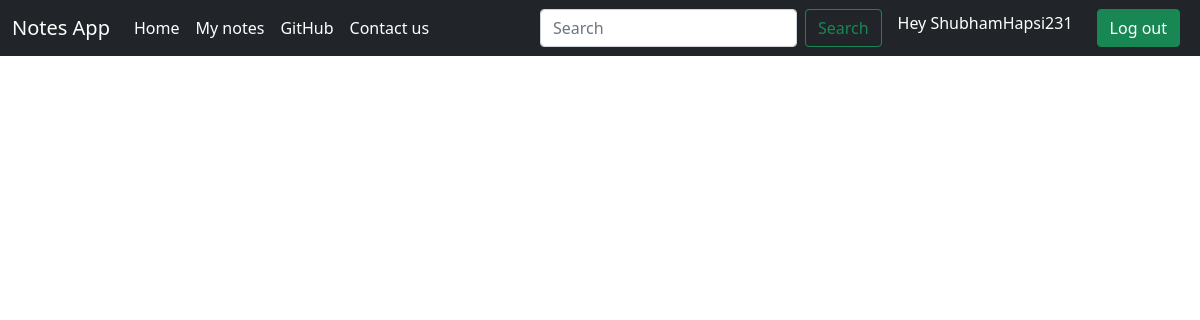
Before: /notes/ (signed in) with the older database file.
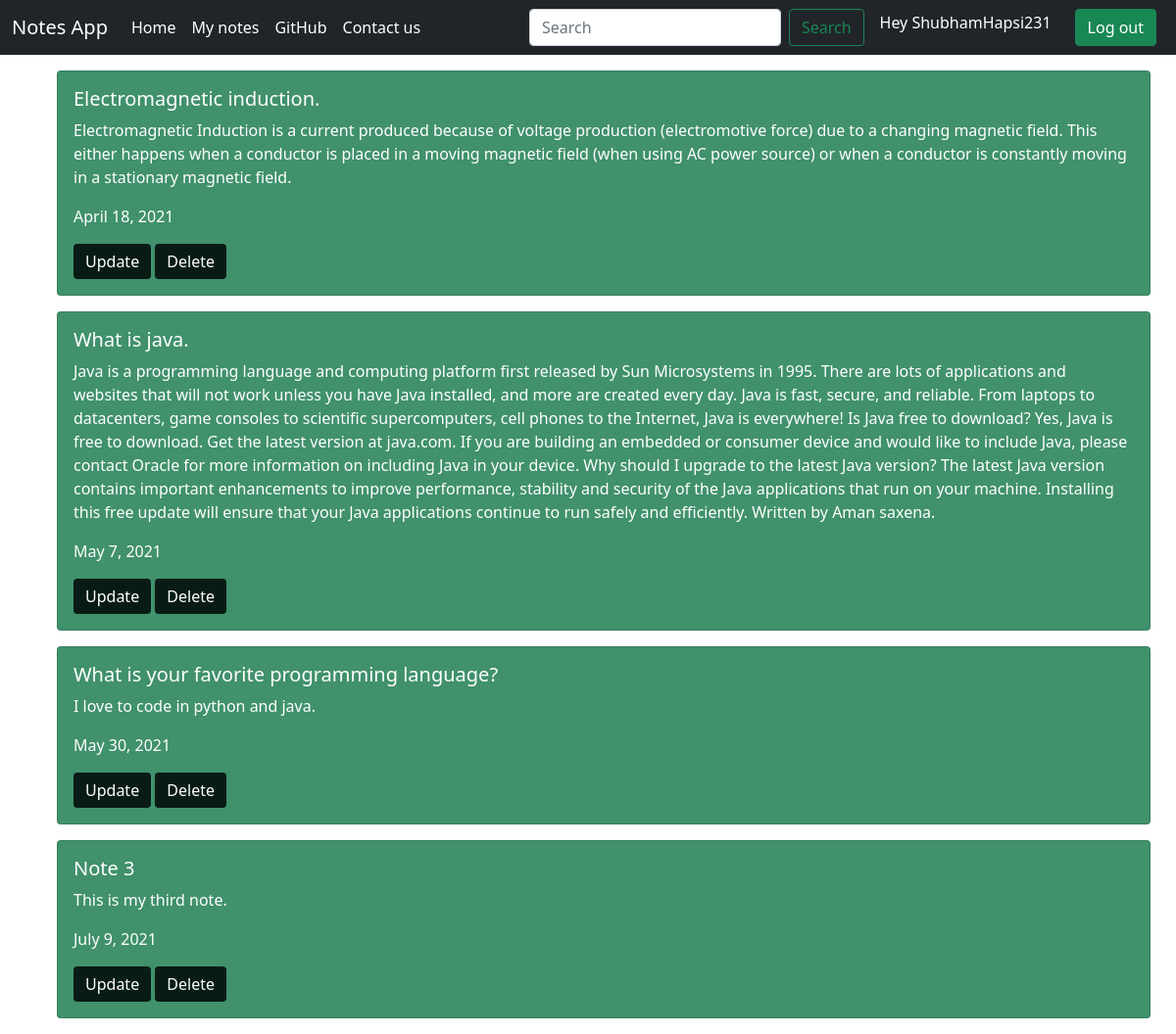
After: the same page with the newer database file.
### home/models.py (models this page shows, shortened)
class NotesInfo(models.Model):
    id = models.AutoField(primary_key=True)
    title = models.CharField(max_length=50)
    body =models.TextField()
    date = models.DateField(blank=True,null=True)
    user = models.ForeignKey(User,on_delete=CASCADE,null=True)

### home/views.py (the view)
# urls.py: path("notes/",views.about, name="notes"),
def about(request):
    notes = NotesInfo.objects.filter(user=request.user)
    context = {'notes':notes}
    return render(request,'allnotes.html',context)

### home/templates/allnotes.html (shortened to what this page needs)
{% extends 'base.html' %}
{% block body %}
<div class="container my-3">
    {% for note in notes %}
        <div id="allnotes">
            <div class="card " style="width: 100%; margin:1rem; background-color:#40916c; color:white;" >
                <div class="card-body">
                <h5 class="card-title">{{note.title}}</h5>
                <p class="card-text">{{note.body}}</p>
                <p>{{note.date}}</p>
                <form action="{% url 'update' note.id %}" method="post" style="display: inline;">
                    <button id="btnUpdate" type="submit" style="background-color: #081c15; border:none;" class="btn btn-primary" >Update</button>
                </form>
                <form action="{% url 'delete' note.id %}" method="post" style="display: inline;">
                    <button id="btnDelete" type="submit" style="background-color: #081c15; border:none;" class="btn btn-primary">Delete</button>
                </form>
            </div>
        </div>
    {% endfor %}
</div>
{% endblock body %}

Changed rows visible on the page:
now on this page (row edited): NotesInfo: title "Electromagnetic induction.", body "Electromagnetic Induction is a current produced because of voltage production (electromotive force) due to a changing magnetic field. This either happens when a conductor is placed in a moving magnetic field (when using AC power source) or when a conductor is constantly moving in a stationary magnetic field.", date "April 18, 2021"
now on this page (row edited): NotesInfo: title "What is java.", body "Java is a programming language and computing platform first released by Sun Microsystems in 1995. There are lots of applications and websites that will not work unless you have Java installed, and more are created every day. Java is fast, secure, and reliable. From laptops to datacenters, game consoles to scientific supercomputers, cell phones to the Internet, Java is everywhere! Is Java free to download? Yes, Java is free to download. Get the latest version at java.com. If you are building an embedded or consumer device and would like to include Java, please contact Oracle for more information on including Java in your device. Why should I upgrade to the latest Java version? The latest…", date "May 7, 2021"
now on this page (row edited): NotesInfo: title "What is your favorite programming language?", body "I love to code in python and java.", date "May 30, 2021"
added NotesInfo: title "Note 3", body "This is my third note.", date "July 9, 2021"
